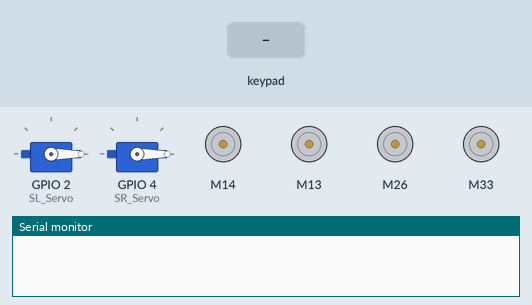
The sketch below on a simulated ESP32. Parts: 2 × servo, 4 × DC motor (green arrow = forward, orange = backward, longer = faster), the last lines printed to the serial monitor. The inputs (shaded band) are chosen by the test bench. Nothing arrives over Bluetooth unless stated.

Above: at 0.8 s.
0.9 s: key 'T' pressed
At 1.8 s:
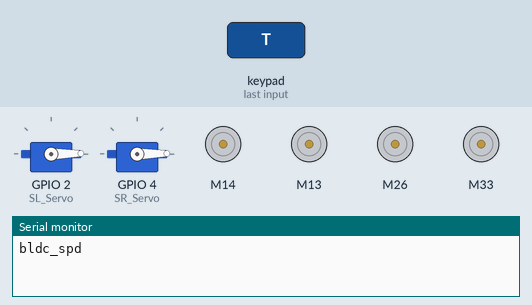
2.4 s: key 'U' pressed
At 3.3 s:
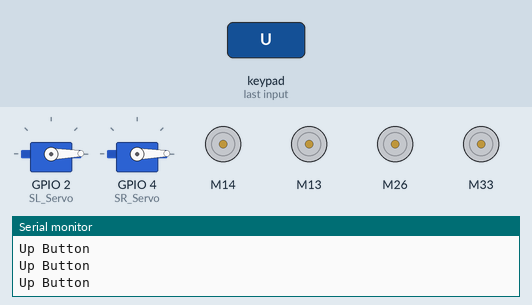
4.3 s: key 'D' pressed
At 5.6 s:
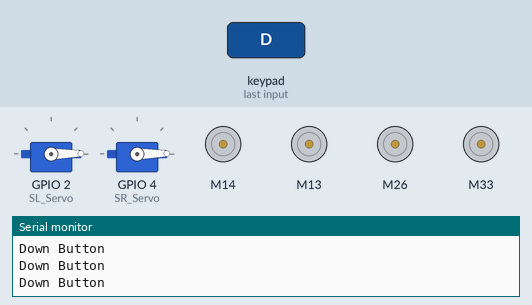
Timing chart, 0 to 7.3 s (numbered marks = the images above; inputs shaded):
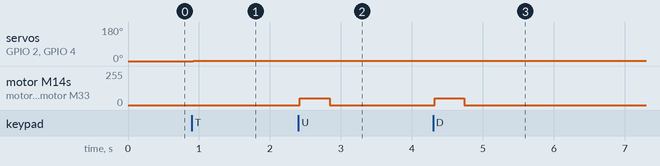

Measured:
- after the input at 0.9 s, servo on GPIO 2 (SL_Servo), servo on GPIO 4 (SR_Servo): 0° → 1° at once
- after the input at 2.4 s, motor M14, motor M13, motor M26, motor M33: stopped → forward 50/255 at once, → stopped 0.42 s later
- after the input at 4.3 s, motor M14, motor M13, motor M26, motor M33: stopped → forward 50/255 at once, → stopped 0.42 s later

The sketch:

new_R2_1_Master.ino
```cpp
#include <CytronMotorDriver.h>
#include <ps5Controller.h>
#include <Wire.h>
#include <ESP32Servo.h>

#define rly 19
#define bldc1 2
#define bldc2 4

Servo SL_Servo;
Servo SR_Servo;

TaskHandle_t Task1;
TaskHandle_t Task2;

CytronMD motor1(PWM_DIR, 14, 27);
CytronMD motor2(PWM_DIR, 13, 12);
CytronMD motor3(PWM_DIR, 26, 25);
CytronMD motor4(PWM_DIR, 33, 32);

int c_val = 50;
int R1;
int L1;

int curr_tri , pre_tri , curr_cir , pre_cir ;
int bldc_spd = 1000;


void forward();
void backward();
void right();
void left();
void L2();
void R2();
void stop();
void Orientation(void*);

void setup() {
  Serial.begin(115200);
  Wire.begin();
  // ps5.begin("D0:BC:C1:A3:40:83");
  ps5.begin("7c:66:ef:3c:ef:d5");
  xTaskCreatePinnedToCore(Maincode, "Task1", 10000, NULL, 1, &Task1, 1);
  xTaskCreatePinnedToCore(Orientation, "Task2", 10000, NULL, 1, &Task2, 0);
  ESP32PWM::allocateTimer(3) ;
  SL_Servo.setPeriodHertz(50);
  SR_Servo.setPeriodHertz(50);
  SL_Servo.attach(2, 1000, 2000) ;
  SR_Servo.attach(4, 1000, 2000) ;
  SL_Servo.writeMicroseconds(1000) ;
  SR_Servo.writeMicroseconds(1000) ;
  delay(300) ;

  pinMode(rly , OUTPUT);
  digitalWrite(rly, HIGH);

}

void Maincode(void * parameters) {
  while(1){
    if(ps5.isConnected()){
      if(ps5.PSButton()){
          Serial.println("esp reset");
          ESP.restart();
        }
      if(ps5.Right()){
        Serial.println("Right Button");
        right();
      }
      else if(ps5.Down()){
        Serial.println("Down Button");
        backward();
      }
      else if(ps5.Up()){
        Serial.println("Up Button");
        forward();
      }
      else if(ps5.Left()){
        Serial.println("Left Button");
        left();
      }
      else if(ps5.L2()){
        Serial.println("L2 Button");
        L2();
        }
      else if(ps5.R2()){
        Serial.println("R2 Button");
        R2();
        }
      else{
        stop();
        }

      curr_tri = ps5.Triangle();
      curr_cir = ps5.Circle();

      if (curr_tri == 1 && pre_tri == 0) {
        bldc_spd += 5;
        Serial.println("bldc_spd");
        if (bldc_spd > 2000) bldc_spd = 2000;
      } else if (curr_cir == 1 && pre_cir == 0) {
        bldc_spd -= 5;
        Serial.println("bldc_spd");
        if (bldc_spd < 1000) bldc_spd = 1000;
      }

      pre_tri = curr_tri;
      pre_cir = curr_cir;

      SL_Servo.writeMicroseconds(bldc_spd);
      SR_Servo.writeMicroseconds(bldc_spd);

      if (ps5.R1() == 1 && c_val >= 5 && R1 == 0) {
        c_val -= 5;
        R1 = 1;
        Serial.println(c_val);
      }
      else if (ps5.L1() == 1 && c_val <= 250 && L1 == 0) {
      c_val += 5;
      L1 = 1;
      Serial.println(c_val);
      }
      else if (ps5.R1() == 0 && ps5.L1() == 0) {
      R1 = 0;
      L1 = 0;
      }

    }
  }
}

void loop() {
}

void Orientation(void*parameters){

}
void backward(){
  motor1.setSpeed(c_val);
  motor2.setSpeed(c_val);
  motor3.setSpeed(c_val);
  motor4.setSpeed(c_val);
}

void forward () {
  motor1.setSpeed(c_val);
  motor2.setSpeed(c_val);
  motor3.setSpeed(c_val);
  motor4.setSpeed(c_val);
}

void left() {
  motor1.setSpeed(c_val);
  motor2.setSpeed(c_val);
  motor3.setSpeed(c_val);
  motor4.setSpeed(c_val);
}

void right() {
  motor1.setSpeed(c_val);
  motor2.setSpeed(c_val);
  motor3.setSpeed(c_val);
  motor4.setSpeed(c_val);
}
void L2() {
  motor1.setSpeed(c_val);
  motor2.setSpeed(c_val);
  motor3.setSpeed(c_val);
  motor4.setSpeed(c_val);
}

void R2() {
  motor1.setSpeed(c_val);
  motor2.setSpeed(c_val);
  motor3.setSpeed(c_val);
  motor4.setSpeed(c_val);
}
void stop() {
  motor1.setSpeed(0);
  motor2.setSpeed(0);
  motor3.setSpeed(0);
  motor4.setSpeed(0);
}
 
```
